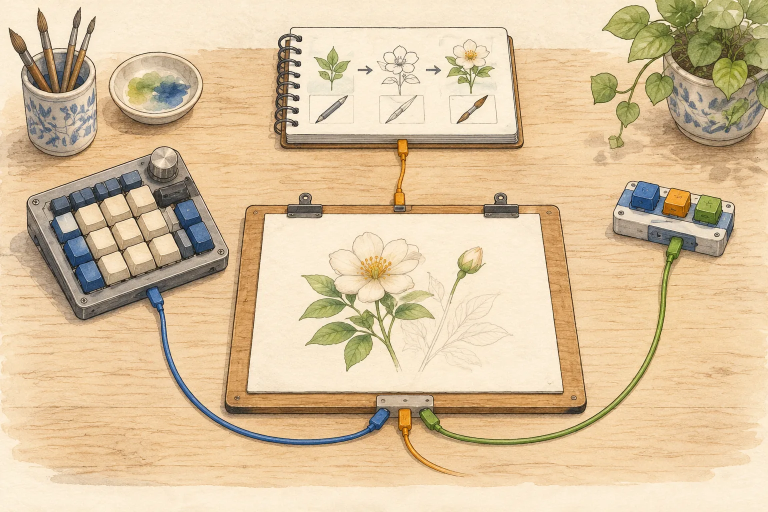
#> input picture assets/01-paths.webp, 1536 x 1024 px (shown at 1/2 size); its folder holds 4 pictures in this run
$ python assets.py
#> lines starting #> are read from the running program, lines starting #| are printed output that depends on the picture
"""Decode the five deliverable illustrations, check GIF/SVG, and save hashes."""
from pathlib import Path
import hashlib
import json
import xml.etree.ElementTree as ET
from PIL import Image, ImageDraw, ImageOps

ROOT = Path(__file__).resolve().parents[1]
results = []
paths = [ROOT / 'assets' / name for name in ('01-paths.webp', '02-progressive.webp', '03-contract.webp', '04-ticket.webp', '05-inspect.webp')]
sheet = Image.new('RGB', (1200, 1280), '#f7f4ec')
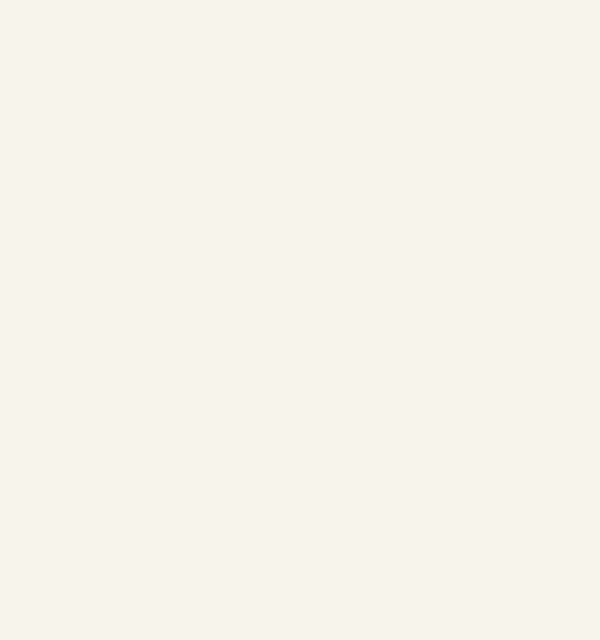
#> sheet: PIL image 1200x1280 RGB (shown at 1/2 size); mean R, G, B 247, 244, 236
draw = ImageDraw.Draw(sheet)
for i, path in enumerate(paths):
    with Image.open(path) as picture:
#> picture is the input picture: PIL image 1536x1024 RGB; mean R, G, B 217.8, 194.1, 158.2
        picture.load()
        assert picture.format == 'WEBP', path.name
        assert picture.size == (1536, 1024), (path.name, picture.size)
        row = {'file': path.name, 'format': picture.format, 'width': picture.width, 'height': picture.height,
               'bytes': path.stat().st_size, 'sha256': hashlib.sha256(path.read_bytes()).hexdigest()}
        preview = ImageOps.contain(picture.convert('RGB'), (570, 380))
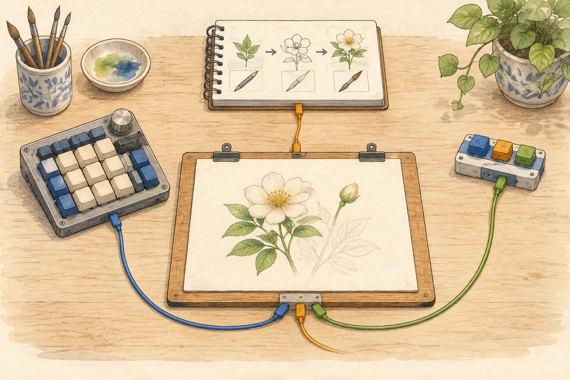
#> preview: PIL image 570x380 RGB; mean R, G, B 217.8, 194.1, 158.2
        x, y = (i % 2) * 600 + 15, (i // 2) * 425 + 25
        sheet.paste(preview, (x, y))
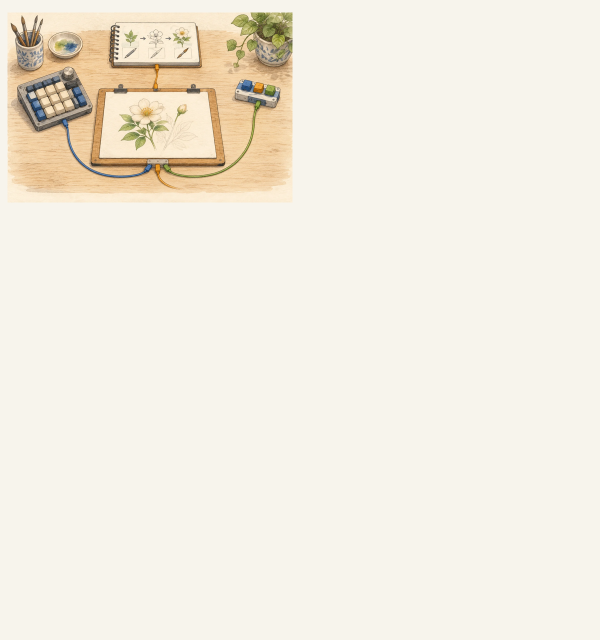
#> sheet: PIL image 1200x1280 RGB (shown at 1/2 size); mean R, G, B 242.9, 237, 225
        draw.text((x, y + 384), path.name, fill='#2c4a7c')
        results.append(row)
#> pass 2 of the loop `for i, path in enumerate(paths):`:
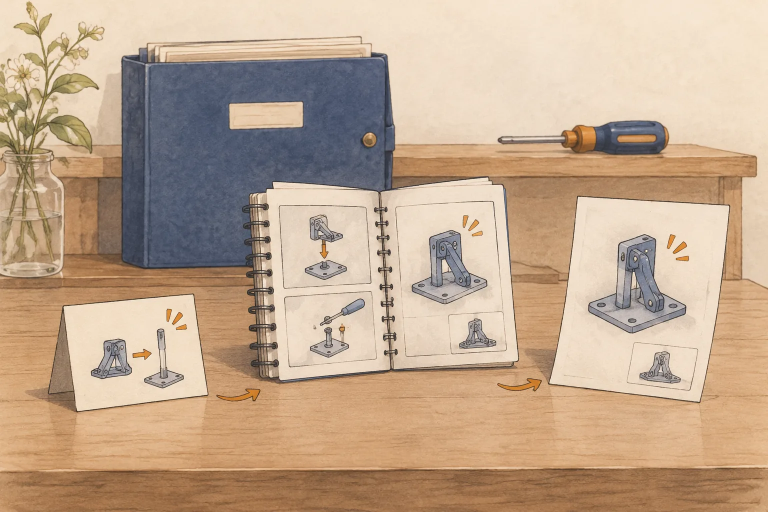
#> input picture assets/02-progressive.webp, 1536 x 1024 px (shown at 1/2 size)
#> picture is the input picture: PIL image 1536x1024 RGB; mean R, G, B 192.6, 167.2, 142.7
#> `preview = ImageOps.contain(picture.convert('RGB'), (570, 380))`:
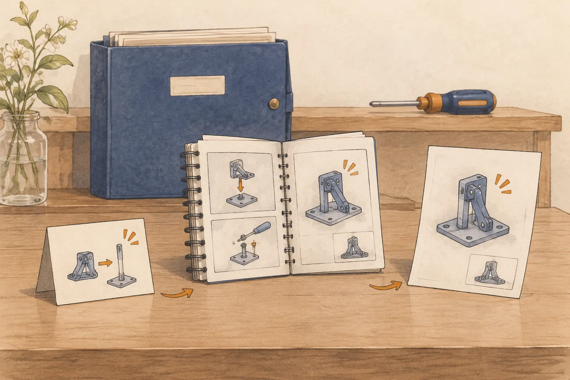
#> preview: PIL image 570x380 RGB; mean R, G, B 192.6, 167.2, 142.7
#> `sheet.paste(preview, (x, y))`:
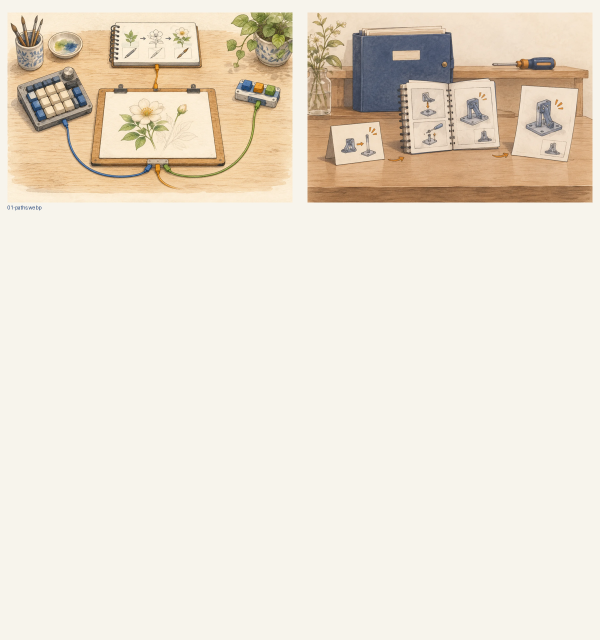
#> sheet: PIL image 1200x1280 RGB (shown at 1/2 size); mean R, G, B 235.2, 226.1, 211.9
#> pass 3 of the loop `for i, path in enumerate(paths):`:
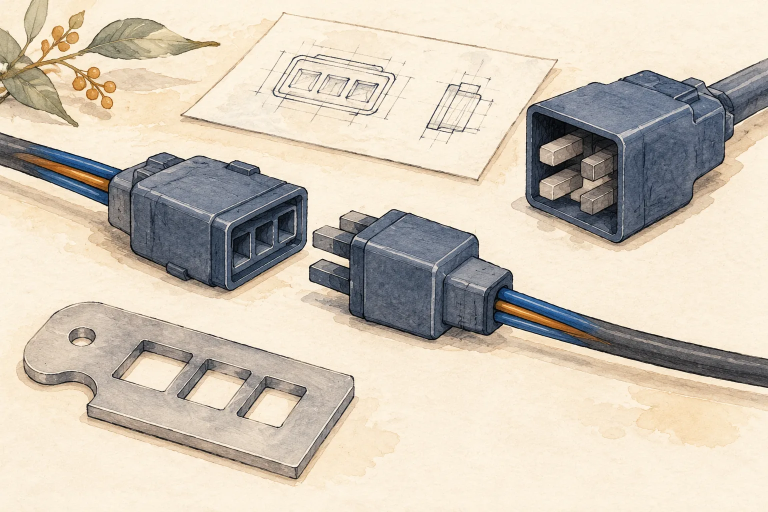
#> input picture assets/03-contract.webp, 1536 x 1024 px (shown at 1/2 size)
#> picture is the input picture: PIL image 1536x1024 RGB; mean R, G, B 208.1, 198.1, 183.1
#> `preview = ImageOps.contain(picture.convert('RGB'), (570, 380))`:
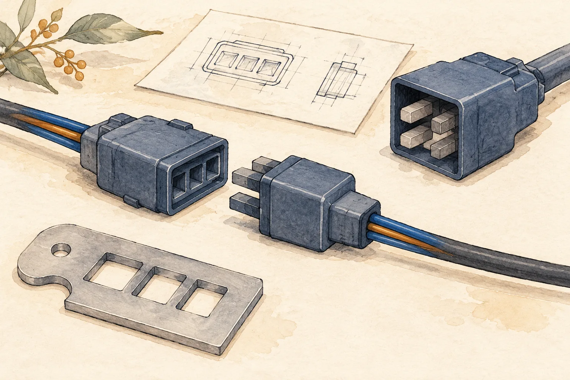
#> preview: PIL image 570x380 RGB; mean R, G, B 208.1, 198.1, 183.1
#> `sheet.paste(preview, (x, y))`:
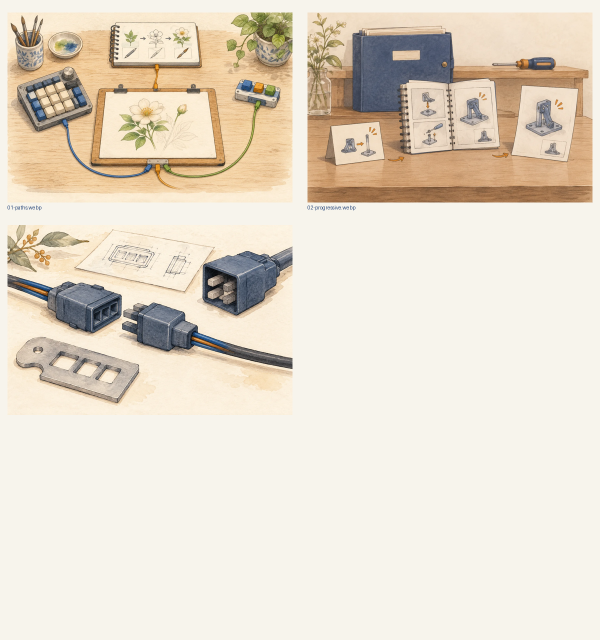
#> sheet: PIL image 1200x1280 RGB (shown at 1/2 size); mean R, G, B 229.7, 219.6, 204.4
#> (the run stopped early here; a loop or call above may not have finished)
